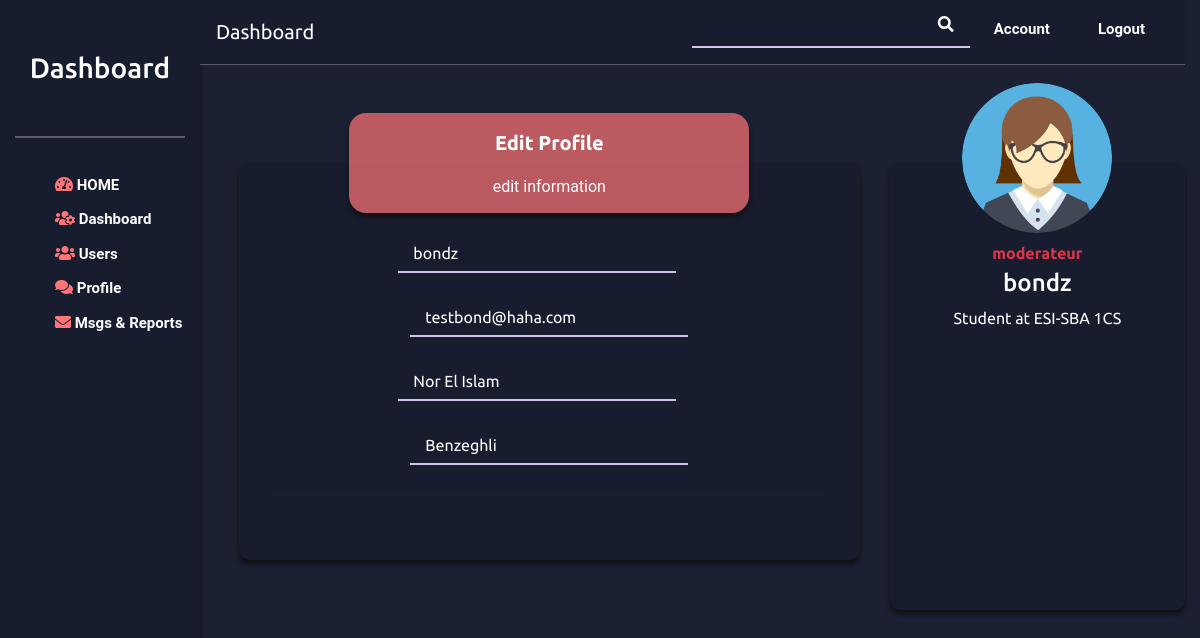
/dashboard/edituser (signed in), run on the app's committed database.
### Main/models.py (models this page shows, shortened)
class Profile (models.Model):
    user = models.OneToOneField(settings.AUTH_USER_MODEL,on_delete=models.CASCADE,related_name="profile")
    numero_telephone = models.IntegerField(null=True)
    promotion = models.CharField(choices=PROMO,default='1cpi',max_length=4,null=True)
    bio = models.TextField(null=True,blank=True)
    slug = models.SlugField(max_length=250,unique =True,null=True,blank=True)
    publication_enregistrer = models.ForeignKey(Publication,on_delete=models.CASCADE,null=True,blank=True)
    image = models.ImageField(null=True,upload_to='profile_pics',default='profile_pics/default.png')
    is_appoved =models.BooleanField(default=False)

class Utilisateur(AbstractUser):
    role = models.CharField(choices=ROLE,default='etudiant',max_length=10)
    banned=models.BooleanField(default=False)
    mod = models.ForeignKey('self', on_delete=models.DO_NOTHING,related_name='mod-ban+',null=True)
    subject=models.CharField(max_length=20,null=True)
    date =models.DateField(auto_now_add=True,null=True)
    duree=models.IntegerField(default=0,null=True)

### Main/views.py (the view, shortened to what this page needs)
# urls.py: path('dashboard/edituser', views.dashboard_editProfile, name='edituser'),
def dashboard_editProfile(request):
    if not request.user.is_authenticated:
        return redirect('home')
    if  request.user.role!='admin' :
        if request.user.role!='moderateur' :
            return redirect('home')
    form=adminUpdate()
    add = Profile.objects.filter(user__username=request.user)
    for ad in add:
        admin = ad
    return render(request, 'Main/admin/EditUser.html', {"admin":admin,
                                                        "form":form
                                                        })

### Main/forms.py (shortened to what this page needs)
class adminUpdate(forms.Form):
    firstname=forms.CharField(required=False)
    lastname=forms.CharField(required=False)
    username=forms.CharField(required=False)
    username1=forms.CharField(required=False)
    password =forms.CharField(required=False)
    password1 =forms.CharField(required=False)
    email= forms.EmailField(required=False)

### Main/templates/Main/admin/EditUser.html (shortened to what this page needs)
{% extends "./dashboardBse.html" %}
{% load widget_tweaks %}
{% load static %}
{% block content %}
                <div class="row ml-4 mt-4">
                    <div class="col-md-8">
                            <div class="box mt-4">
                                    <p>Edit Profile</p>
                                    <span class="table-caption">
                                        edit information </span>
                                </div>
                            <form method="POST">
                                <div class="tab text-center">
                                    <br>
                                    <label class="field a-field a-field_a1 page__field  mr-4">
                                        {% render_field form.username class="field__input a-field__input" type="text" placeholder='name'  value="" %}
                                        <span class="a-field__label-wrap">
                                        <span class="a-field__label" id='adminname'>{{admin.user.username}}</span>
                                        </span>
                                    </label>
                                    <label class="field a-field a-field_a1 page__field ">
                                        {% render_field form.email class="field__input a-field__input" type="text" placeholder="email" value="" %}
                                        <span class="a-field__label-wrap">
                                        <span class="a-field__label">{{admin.user.email}}</span>
                                        </span>
                                    </label>
                                        <br>
                                    <label class="field a-field a-field_a1 page__field mr-4">
                                        {% render_field form.firstname class="field__input a-field__input" type="text" placeholder="Firs Name" value="" %}
                                        <span class="a-field__label-wrap">
                                        <span class="a-field__label">{{admin.user.first_name}}</span>
                                        </span>
                                    </label>
                                    <label class="field a-field a-field_a1 page__field">
                                            {% render_field form.lastname class="field__input a-field__input" type="text" placeholder="Last Name" value="" %}
                                            <span class="a-field__label-wrap">
                                            <span class="a-field__label">{{admin.user.last_name}}</span>
                                            </span>
                                    </label>
                                    <br>
                                    <hr>
                                    <br>
                                </form>
                        </div>
                    </div>
                    <div class="col-4 mt-4">
                        <div class="usr-pic">
                            <img src=" {{admin.image.url}}  ">
                        </div>
                        <div class="tab text-center">
                            <br> <br>
                            <strong class="text-danger mt-4">{{admin.user.role}}</strong><br>
                            <h4 class="mt-1">{{admin.user.username}}</h4>
                            {% if  admin.bio %}
                            <p>
                                    {{admin.bio}}
                            </p>
                            {% endif %}
                        </div>
                    </div>
                </div>
{% endblock content %}

### Main/static/css/user.css (style rules this page uses)
body { background: rgba(23, 28, 47, 0.98) !important; }
label { position: relative; }
.box { width: 400px; height: 100px; background: rgba(255, 116, 116, 0.7); margin: -50px auto; position: relative; text-align: center !important; font-family: 'Ubuntu', sans-serif; padding-top: 15px; border-radius: 17px; text-decoration-color: #fff; opacity: 1; box-shadow: 0px 4px 5px #111111; }
.box p { color: white; font-size: 20px; font-weight: bold; text-align: center !important; }
.table-caption { margin-top: 10%; color: white; font-family: Roboto; font-style: normal; font-weight: normal; font-size: 16px; }
.tab { padding: 30px; background: #171c2f; border-radius: 10px; font-family: 'Ubuntu', sans-serif; color: #FFFFFF; box-shadow: 0px 4px 5px #111111; height: 100%; }
.usr-pic { position: relative; height: 150px; width: 150px; opacity: 1; padding-top: 20px; margin: -50px auto; text-align: center; border-radius: 50%; }
.usr-pic img { height: 150px; width: 150px; border-radius: 50%; }
.field { --uiFieldPlaceholderColor: var(--fieldPlaceholderColor, #767676); }
.field__input { background-color: transparent; border-radius: 0; border: none; color: white; -webkit-appearance: none; -moz-appearance: none; font-family: inherit; font-size: 1em; }
.a-field { display: inline-block; }
.a-field__input { display: block; box-sizing: border-box; width: 100%; }
.a-field { --uiFieldHeight: var(--fieldHeight, 40px); --uiFieldBorderWidth: var(--fieldBorderWidth, 2px); --uiFieldBorderColor: var(--fieldBorderColor); --uiFieldFontSize: var(--fieldFontSize, 1em); --uiFieldHintFontSize: var(--fieldHintFontSize, 1em); --uiFieldPaddingRight: var(--fieldPaddingRight, 15px); --uiFieldPaddingBottom: var(--fieldPaddingBottom, 15px); --uiFieldPaddingLeft: var(--fieldPaddingLeft, 15px); position: relative; box-sizing: border-box; font-size: var(--uiFieldFontSize); padding-top: 1em; }
.a-field .a-field__input { height: var(--uiFieldHeight); padding: 0 var(--uiFieldPaddingRight) 0 var(--uiFieldPaddingLeft); border-bottom: var(--uiFieldBorderWidth) solid var(--uiFieldBorderColor); }
.a-field .a-field__input:not(:placeholder-shown) ~ .a-field__label-wrap .a-field__label { opacity: 0; bottom: var(--uiFieldPaddingBottom); }
.a-field .a-field__label-wrap { box-sizing: border-box; width: 100%; height: var(--uiFieldHeight); color: white; pointer-events: none; cursor: text; position: absolute; bottom: 0; left: 0; }
.a-field .a-field__label { position: absolute; left: var(--uiFieldPaddingLeft); bottom: calc(50% - .5em); line-height: 1; font-size: var(--uiFieldHintFontSize); pointer-events: none; transition: bottom .2s cubic-bezier(0.9, -0.15, 0.1, 1.15), opacity .2s ease-out; will-change: bottom, opacity; }
.a-field_a1 .a-field__input { transition: border-color .2s ease-out; will-change: border-color; }
.field { --fieldBorderColor: #d1c4e9; --fieldBorderColorActive: #ff7474; }

### data on the page
Profile: user.username "bondz", user.email "testbond@haha.com", user.first_name "Nor El Islam", user.last_name "Benzeghli", image (picture), user.role "moderateur", bio "Student at ESI-SBA 1CS"
